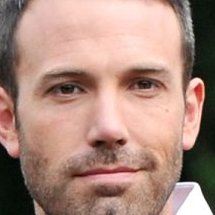
#> input picture model/dataset/cropped/ben_affleck/ben_afflek1.png, 215 x 215 px, given in place of sharapova1.jpg, which was not available
$ jupyter execute --allow-errors face_detection.ipynb   (shell and % lines are left out)   (text cells are left out)
#> lines starting #> are read from the running program, lines starting #| are printed output that depends on the picture; after the words box and inside, x2 and y2 are one past the last pixel; in counts of white or black regions, pixels touching at a corner belong together; pictures that were not available may be replaced by others from this repository, and a replacement may not be noted
[cell 1]
from google.colab import drive
drive.mount('/content/drive')

[cell 2]
import os
import numpy as np
import pandas as pd
import matplotlib.pyplot as plt
import seaborn as sns
import missingno as msno #Heatmap
import cv2
import pywt
import sklearn
from sklearn.pipeline import make_pipeline, Pipeline
from sklearn.preprocessing import StandardScaler, RobustScaler
from sklearn.base import BaseEstimator, TransformerMixin
from sklearn.impute import SimpleImputer
from sklearn.preprocessing import FunctionTransformer
from sklearn.model_selection import cross_val_score, train_test_split, KFold, RandomizedSearchCV, GridSearchCV
from sklearn import metrics
from sklearn.metrics import confusion_matrix


#Sklearn - Class
from sklearn.linear_model import LogisticRegression, LogisticRegressionCV
from sklearn.metrics import roc_auc_score
from sklearn.tree import DecisionTreeClassifier
from sklearn.ensemble import RandomForestClassifier,GradientBoostingClassifier
from sklearn.neighbors import KNeighborsClassifier
from sklearn.ensemble import StackingClassifier
from sklearn.naive_bayes import GaussianNB
from sklearn.svm import SVC
from sklearn.ensemble import IsolationForest
from xgboost import XGBClassifier
from sklearn.metrics import accuracy_score

#Catboost
from catboost import CatBoostClassifier

[cell 3]
First_img_path='/content/drive/MyDrive/ColabNotebooks/test_images/sharapova1.jpg'
img=cv2.imread(First_img_path)
#> img is the input picture: shape (215, 215, 3); mean B, G, R 125.6, 137.8, 171.1
img.shape
#> Out = (215, 215, 3)

[cell 4]
plt.imshow(img)

[cell 5]
gray = cv2.cvtColor(img, cv2.COLOR_BGR2GRAY)
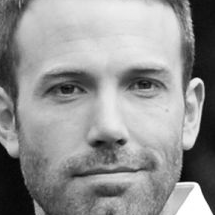
#> gray: shape (215, 215); min 1, max 255, mean 146.4
print(gray.shape)
#| (215, 215)
plt.imshow(gray, cmap='gray')

[cell 6]
face_cascade = cv2.CascadeClassifier('/content/drive/MyDrive/ColabNotebooks/opencv/haarcascade_frontalface_default.xml')
eye_cascade = cv2.CascadeClassifier('/content/drive/MyDrive/ColabNotebooks/opencv/haarcascade_eye.xml')

faces = face_cascade.detectMultiScale(gray, 1.3, 5)
#> faces = [[15, 17, 185, 185]]
faces
#> Out = [[15, 17, 185, 185]]

[cell 7]
(x,y,w,h) = faces[0]
#> x = 15; y = 17; w = 185; h = 185
x,y,w,h
#> Out = (15, 17, 185, 185)

[cell 8]
face_img = cv2.rectangle(img,(x,y),(x+w,y+h),(255,0,0),2)
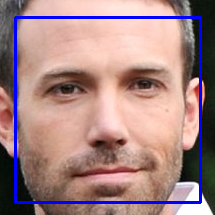
#> face_img: shape (215, 215, 3); mean B, G, R 132.8, 132.3, 164.5
plt.imshow(face_img)

[cell 9]
cv2.destroyAllWindows()
for (x,y,w,h) in faces:
    face_img = cv2.rectangle(img,(x,y),(x+w,y+h),(255,0,0),2)
    roi_gray = gray[y:y+h, x:x+w]
    roi_color = face_img[y:y+h, x:x+w]
    eyes = eye_cascade.detectMultiScale(roi_gray)
    for (ex,ey,ew,eh) in eyes:
        cv2.rectangle(roi_color,(ex,ey),(ex+ew,ey+eh),(0,255,0),2)
#> this loop made 1 pass
#> (x, y, w, h, eyes) on pass 1: (15, 17, 185, 185, [[104, 43, 47, 47], [25, 48, 49, 49]])
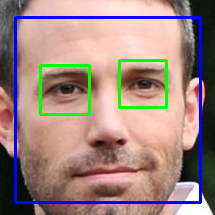
#> img: shape (215, 215, 3); 2.47% of pixels changed, all inside (x1, y1, x2, y2) = (39, 59, 168, 116)
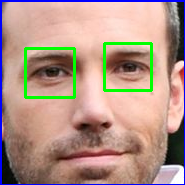
#> roi_color: shape (185, 185, 3); mean B, G, R 135.6, 148.4, 177


plt.figure()
plt.imshow(face_img, cmap='gray')
plt.show()

[cell 10]
plt.imshow(roi_color, cmap='gray')

[cell 11]
# if more than 1 face is in the pic - BETA
def get_cropped_images_if_2_eyes(image_path):
    img = cv2.imread(image_path)
    gray = cv2.cvtColor(img, cv2.COLOR_BGR2GRAY)
    faces = face_cascade.detectMultiScale(gray, 1.3, 5)
    cropped_images = []
    for (x,y,w,h) in faces:
        roi_gray = gray[y:y+h, x:x+w]
        roi_color = img[y:y+h, x:x+w]
        eyes = eye_cascade.detectMultiScale(roi_gray)
        if len(eyes) >= 2:
            cropped_images.append(roi_color)
    if len(cropped_images) == 0:
        return None
    else:
        return cropped_images

[cell 12]
# Wavelet transform
def w2d(img, mode='haar', level=1):
    imArray = img
    #Datatype conversions
    #convert to grayscale
    imArray = cv2.cvtColor( imArray,cv2.COLOR_RGB2GRAY )
    #convert to float
    imArray =  np.float32(imArray)
    imArray /= 255;
    # compute coefficients
    coeffs=pywt.wavedec2(imArray, mode, level=level)

    #Process Coefficients
    coeffs_H=list(coeffs)
    coeffs_H[0] *= 0;

    # reconstruction
    imArray_H=pywt.waverec2(coeffs_H, mode);
    imArray_H *= 255;
    imArray_H =  np.uint8(imArray_H)

    return imArray_H

[cell 13]
cropped_img = np.array(roi_color)
cropped_img.shape
#> Out = (185, 185, 3)

[cell 14]
im_har = w2d(np.array(roi_color),'db1',5)
#> in w2d, `imArray = cv2.cvtColor( imArray,cv2.COLOR_RGB2GRAY )`:
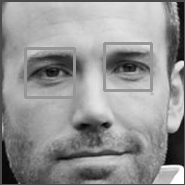
#> imArray: shape (185, 185); min 1, max 255, mean 147.8
#> in w2d, `coeffs=pywt.wavedec2(imArray, mode, level=level)`: coeffs = 6 items
#> in w2d, `imArray_H =  np.uint8(imArray_H)`:
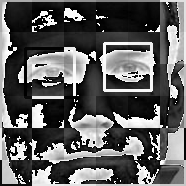
#> imArray_H: shape (186, 186); min 0, max 255, mean 93.5
plt.imshow(im_har, cmap='gray')

[cell 15]
third_img_path='/content/drive/MyDrive/ColabNotebooks/dataset/virat_kohli/5181ba2b71.jpg'
original_image = cv2.imread(third_img_path)
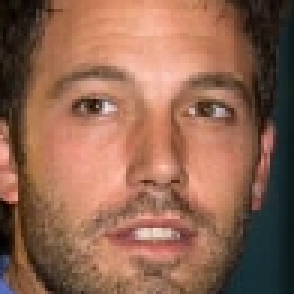
#> input picture model/dataset/cropped/ben_affleck/ben_afflek2.png, 98 x 98 px, given in place of 5181ba2b71.jpg, which was not available (shown 3 times larger)
#> original_image is the input picture: shape (98, 98, 3); mean B, G, R 81, 101.2, 144.5
plt.imshow(original_image)

[cell 16]
cropped_images = get_cropped_images_if_2_eyes(third_img_path)
#> in get_cropped_images_if_2_eyes, `gray = cv2.cvtColor(img, cv2.COLOR_BGR2GRAY)`:
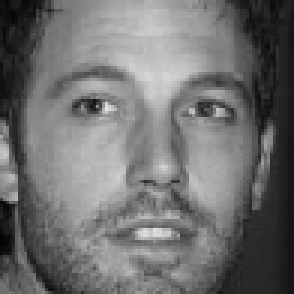
#> gray: shape (98, 98) (shown 3 times larger); min 2, max 232, mean 111.9
#> in get_cropped_images_if_2_eyes, `faces = face_cascade.detectMultiScale(gray, 1.3, 5)`: faces = [[4, 4, 89, 89]]
#> the loop in get_cropped_images_if_2_eyes, `for (x,y,w,h) in faces:` made 1 pass
#> (x, y, w, h, eyes) on pass 1: (4, 4, 89, 89, [[14, 19, 25, 25], [53, 20, 24, 24]])
#> pass 1, in get_cropped_images_if_2_eyes, `roi_gray = gray[y:y+h, x:x+w]`:
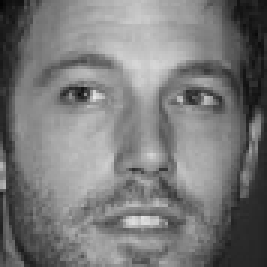
#> roi_gray: shape (89, 89) (shown 3 times larger); min 4, max 232, mean 121.2
#> pass 1, in get_cropped_images_if_2_eyes, `roi_color = img[y:y+h, x:x+w]`:
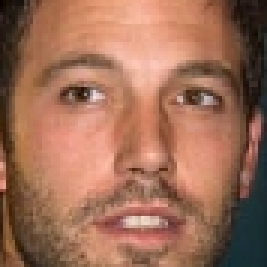
#> roi_color: shape (89, 89, 3) (shown 3 times larger); mean B, G, R 87, 109.3, 157.8
#> after the loop in get_cropped_images_if_2_eyes, `for (x,y,w,h) in faces:`: cropped_images = 1 item
#> cropped_images = 1 item
if cropped_images is not None:
    for cropped_image in cropped_images:
        plt.imshow(cropped_image[:,:,::-1])
        plt.show()
#> this loop made 1 pass

[cell 17]
path_to_data="/content/drive/MyDrive/ColabNotebooks/dataset/"
path_to_cr_data="/content/drive/MyDrive/ColabNotebooks/dataset/cropped/"

img_dirs=[]
for entry in os.scandir(path_to_data):
  if entry.is_dir():
    img_dirs.append(entry.path)

print(img_dirs)

import shutil
if os.path.exists(path_to_cr_data):
     shutil.rmtree(path_to_cr_data)
os.mkdir(path_to_cr_data)

[cell 18]
cropped_img_dirs=[]
celeb_file_names_dict={} #celeb name: [paths of all pics]
for img_dir in img_dirs:
  counter=1
  celeb_name=img_dir.split('/')[-1]

  celeb_file_names_dict[celeb_name]=[]

  #imgs path
  for img in os.scandir(img_dir):

    #checking if not an img
    if img.name.startswith('.') or not img.is_file():
      continue

    try:
      roi_color=get_cropped_images_if_2_eyes(img.path)
      if roi_color:
          cropped_folder=f'/content/drive/MyDrive/ColabNotebooks/dataset/cropped/{celeb_name}'
          if not os.path.exists(cropped_folder):
              os.makedirs(cropped_folder)
              cropped_img_dirs.append(cropped_folder)
              print(f"Generating cropped imgs in folder: {cropped_folder}")


          #file path=folder name+ file's name+png
          cropped_file_path=cropped_folder+f'/{celeb_name}{counter}.png'
          cv2.imwrite(cropped_file_path, roi_color[0])
          celeb_file_names_dict[celeb_name].append(cropped_file_path)
          counter+=1
    except:
        print(f"Error reading: {img.path}")

print(f"Processing image: {img.path}")

[cell 19]
celebrity_file_names_dict = {}
for img_dir in cropped_img_dirs:
    celebrity_name = img_dir.split('/')[-1]
    file_list = []
    for entry in os.scandir(img_dir):
        file_list.append(entry.path)
    celebrity_file_names_dict[celebrity_name] = file_list
celebrity_file_names_dict

[cell 20]
class_dict = {}
count = 0
for celebrity_name in celebrity_file_names_dict.keys():
    class_dict[celebrity_name] = count
    count = count + 1
class_dict
